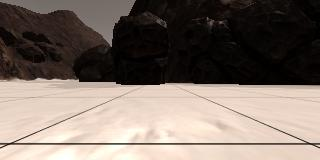
#> input picture calibration_images/my_grid.jpg, 320 x 160 px
$ jupyter execute --allow-errors Rover_Project_Test_Notebook.ipynb   (shell and % lines are left out)   (older library calls are emulated)
#> lines starting #> are read from the running program, lines starting #| are printed output that depends on the picture
## Rover Project Test Notebook
This notebook contains the functions from the lesson and provides the scaffolding you need to test out your mapping methods.  The steps you need to complete in this notebook for the project are the following:

* First just run each of the cells in the notebook, examine the code and the results of each.
* Run the simulator in "Training Mode" and record some data. Note: the simulator may crash if you try to record a large (longer than a few minutes) dataset, but you don't need a ton of data, just some example images to work with.
* Change the data directory path (2 cells below) to be the directory where you saved data
* Test out the functions provided on your data
* Write new functions (or modify existing ones) to report and map out detections of obstacles and rock samples (yellow rocks)
* Populate the `process_image()` function with the appropriate steps/functions to go from a raw image to a worldmap.
* Run the cell that calls `process_image()` using `moviepy` functions to create video output
* Once you have mapping working, move on to modifying `perception.py` and `decision.py` to allow your rover to navigate and map in autonomous mode!

**Note: If, at any point, you encounter frozen display windows or other confounding issues, you can always start again with a clean slate by going to the "Kernel" menu above and selecting "Restart & Clear Output".**

**Run the next cell to get code highlighting in the markdown cells.**

[cell 1]
#%matplotlib qt # Choose %matplotlib qt to plot to an interactive window (note it may show up behind your browser)
# Make some of the relevant imports
import cv2 # OpenCV for perspective transform
import numpy as np
import matplotlib.image as mpimg
import matplotlib.pyplot as plt
import scipy.misc # For saving images as needed
import glob  # For reading in a list of images from a folder

## Quick Look at the Data
There's some example data provided in the `test_dataset` folder.  This basic dataset is enough to get you up and running but if you want to hone your methods more carefully you should record some data of your own to sample various scenarios in the simulator.

Next, read in and display a random image from the `test_dataset` folder

[cell 2]
path = '../test_dataset/IMG/*'
img_list = glob.glob(path)
# Grab a random image and display it
#> (the rest of this cell did not finish here and is left out)

## Calibration Data
Read in and display example grid and rock sample calibration images.  You'll use the grid for perspective transform and the rock image for creating a new color selection that identifies these samples of interest.

[cell 3]
# In the simulator you can toggle on a grid on the ground for calibration
# You can also toggle on the rock samples with the 0 (zero) key.
# Here's an example of the grid and one of the rocks
# example_grid = '../calibration_images/example_grid1.jpg'
# example_rock = '../calibration_images/example_rock1.jpg'
example_grid = '../calibration_images/my_grid.jpg'
example_rock = '../calibration_images/my_rock.jpg'
grid_img = mpimg.imread(example_grid)
#> grid_img is the input picture: shape (160, 320, 3); mean R, G, B 125.3, 113, 104.5
rock_img = mpimg.imread(example_rock)
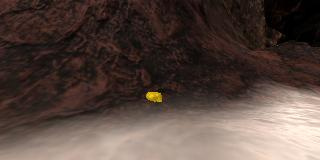
#> input picture calibration_images/my_rock.jpg, 320 x 160 px
#> rock_img is the input picture: shape (160, 320, 3); mean R, G, B 86, 70.3, 63.5

fig = plt.figure(figsize=(12,3))
plt.subplot(121)
plt.imshow(grid_img)
plt.subplot(122)
plt.imshow(rock_img)
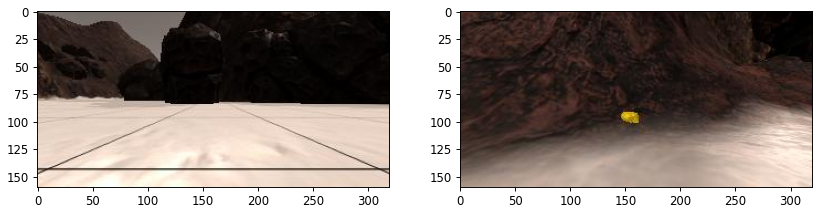
#> figure drawn by matplotlib, 2 panels
